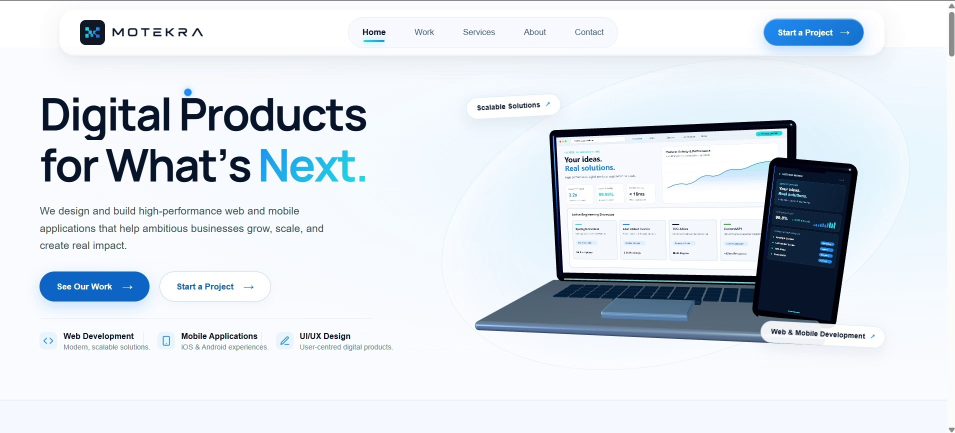
#> input picture scratch/video_key_moments/00_home_hero.jpg, 1910 x 866 px, given in place of 56_services_page.jpg, which was not available (shown at 1/2 size)
$ python crop_header_overlaps.py
#> lines starting #> are read from the running program, lines starting #| are printed output that depends on the picture
import cv2

for name in ["56_services_page", "66_about_page_hero", "76_contact_page_hero", "80_contact_form"]:
    img = cv2.imread(f"scratch/video_key_moments/{name}.jpg")
#> img is the input picture: shape (866, 1910, 3); mean B, G, R 232.8, 225.5, 218.9
    crop = img[:250, 400:1500]
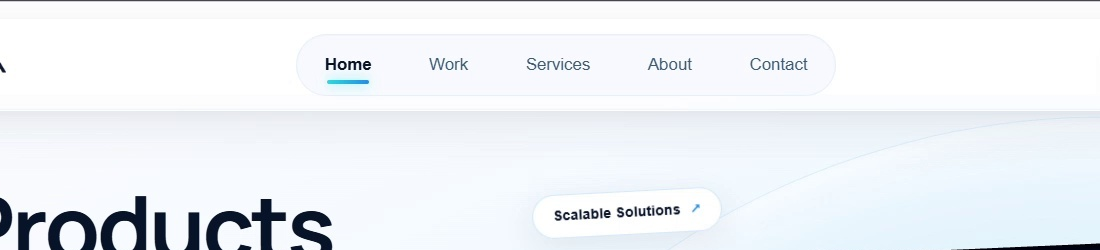
#> crop: shape (250, 1100, 3); mean B, G, R 245.3, 241.1, 237.6
    cv2.imwrite(f"scratch/{name}_top.jpg", crop)
    print(f"Saved scratch/{name}_top.jpg")
#> pass 2 of the loop `for name in ["56_services_page", "66_about_page_hero", "76_contact_pag..`:
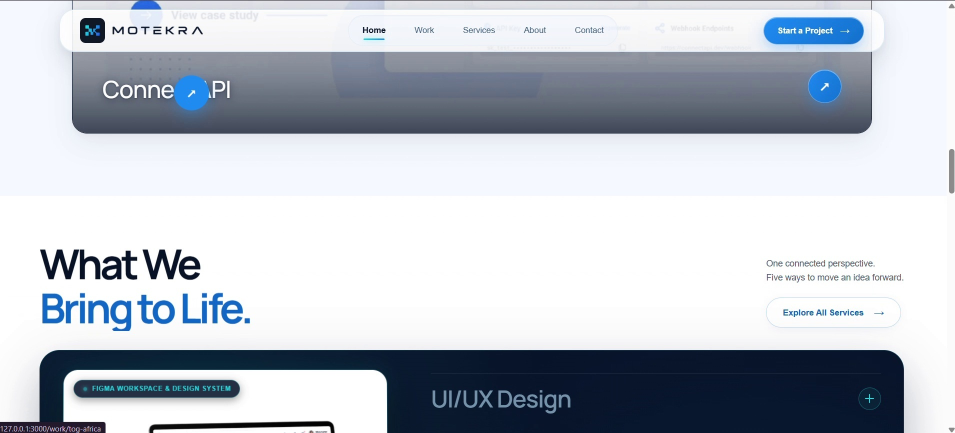
#> input picture scratch/video_key_moments/05_home_projects_header.jpg, 1910 x 866 px, given in place of 66_about_page_hero.jpg, which was not available (shown at 1/2 size)
#> img is the input picture: shape (866, 1910, 3); mean B, G, R 202.5, 193.9, 188
#> `crop = img[:250, 400:1500]`:
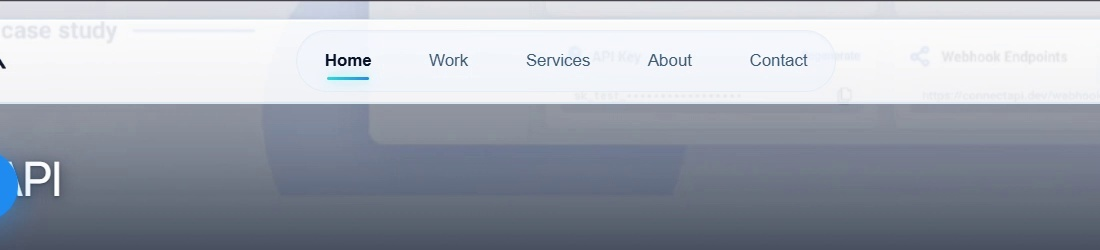
#> crop: shape (250, 1100, 3); mean B, G, R 178.1, 167.6, 162.1
#> (the run stopped early here; a loop or call above may not have finished)
